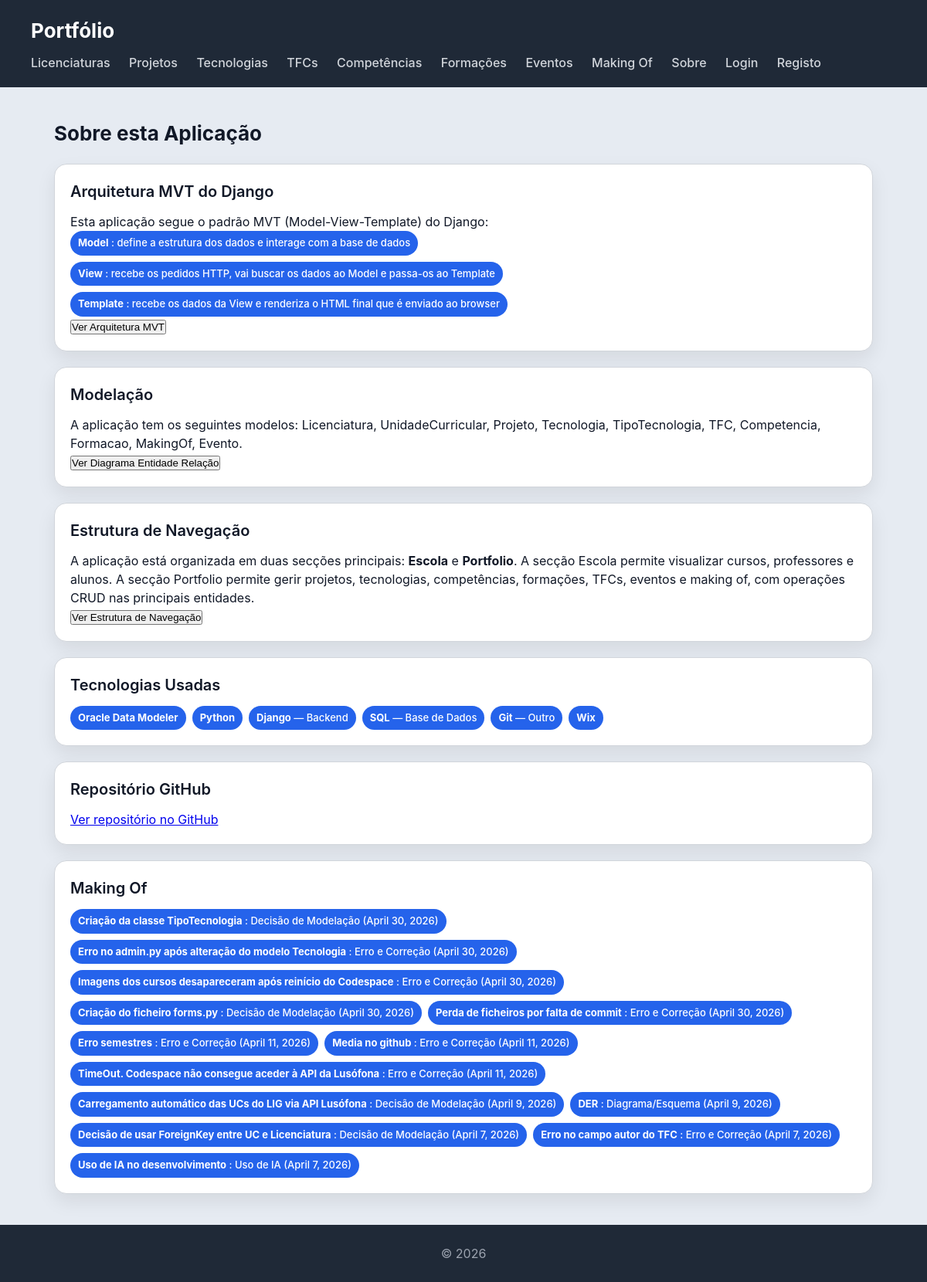
The page /portfolio/sobre/ on the database its author committed.
### portfolio/models.py (models this page shows, shortened)
class Tecnologia(models.Model):
    NIVEL_CHOICES = [
        (1, '⭐ Iniciante'),
        (2, '⭐⭐ Básico'),
        (3, '⭐⭐⭐ Intermédio'),
        (4, '⭐⭐⭐⭐ Avançado'),
        (5, '⭐⭐⭐⭐⭐ Expert'),
    ]
    nome = models.CharField(max_length=100)
    tipo = models.ForeignKey(TipoTecnologia, on_delete=models.SET_NULL, null=True, blank=True, related_name='tecnologias')
    descricao = models.TextField(blank=True)
    logo = models.ImageField(upload_to='tecnologias/', blank=True, null=True)
    link_oficial = models.URLField(blank=True)
    nivel_interesse = models.IntegerField(choices=NIVEL_CHOICES, default=3)
    projetos = models.ManyToManyField(Projeto, blank=True, related_name='tecnologias_usadas')

class TipoTecnologia(models.Model):
    TIPO_CHOICES = [
        ('frontend', 'Frontend'),
        ('backend', 'Backend'),
        ('base_dados', 'Base de Dados'),
        ('storage', 'Storage'),
        ('outro', 'Outro'),
    ]
    nome = models.CharField(max_length=100, choices=TIPO_CHOICES)
    def __str__(self):
        return self.get_nome_display()

class MakingOf(models.Model):
    TIPO_CHOICES = [
        ('decisao', 'Decisão de Modelação'),
        ('erro', 'Erro e Correção'),
        ('diagrama', 'Diagrama/Esquema'),
        ('foto', 'Foto do Caderno'),
        ('ia', 'Uso de IA'),
        ('outro', 'Outro'),
    ]
    titulo = models.CharField(max_length=200)
    tipo = models.CharField(max_length=50, choices=TIPO_CHOICES)
    descricao = models.TextField()
    foto = models.ImageField(upload_to='makingof/', blank=True, null=True)
    data = models.DateField(auto_now_add=True)
    entidade_relacionada = models.CharField(max_length=100, blank=True, help_text="Ex: Licenciatura, Projeto, TFC...")
    class Meta:
        ordering = ['-data']
        verbose_name = 'Making Of'
        verbose_name_plural = 'Making Of'

### portfolio/views.py (the view)
# urls.py: path('sobre/', views.sobre_view, name='sobre'),
def sobre_view(request):
    makingof = MakingOf.objects.all()
    tecnologias = Tecnologia.objects.all()
    return render(request, 'portfolio/sobre.html', {
        'makingof': makingof,
        'tecnologias': tecnologias,
    })

### portfolio/templates/portfolio/sobre.html
{% extends "portfolio/base.html" %}
{% load static %}
{% block content %}
<h2>Sobre esta Aplicação</h2>
<section>
  <article>
    <header><h3>Arquitetura MVT do Django</h3></header>
    <section>
      <p>Esta aplicação segue o padrão MVT (Model-View-Template) do Django:</p>
      <ul>
        <li><strong>Model</strong> : define a estrutura dos dados e interage com a base de dados</li>
        <li><strong>View</strong> : recebe os pedidos HTTP, vai buscar os dados ao Model e passa-os ao Template</li>
        <li><strong>Template</strong> : recebe os dados da View e renderiza o HTML final que é enviado ao browser</li>
      </ul>
      <a href="{% static 'portfolio/arquitetura.jpeg' %}" target="_blank">
        <button>Ver Arquitetura MVT</button>
      </a>
    </section>
  </article>
  <article>
    <header><h3>Modelação</h3></header>
    <section>
      <p>A aplicação tem os seguintes modelos: Licenciatura, UnidadeCurricular, Projeto, Tecnologia, TipoTecnologia, TFC, Competencia, Formacao, MakingOf, Evento.</p>
      <a href="{% static 'portfolio/der.jpeg' %}" target="_blank">
        <button>Ver Diagrama Entidade Relação</button>
      </a>
    </section>
  </article>
  <article>
    <header><h3>Estrutura de Navegação</h3></header>
    <section>
       <p>A aplicação está organizada em duas secções principais: <strong>Escola</strong> e <strong>Portfolio</strong>. A secção Escola permite visualizar cursos, professores e alunos. A secção Portfolio permite gerir projetos, tecnologias, competências, formações, TFCs, eventos e making of, com operações CRUD nas principais entidades.</p>
      <a href="{% static 'portfolio/navegacao.jpeg' %}" target="_blank">
        <button>Ver Estrutura de Navegação</button>
      </a>
    </section>
  </article>
  <article>
    <header><h3>Tecnologias Usadas</h3></header>
    <section>
      <ul>
        {% for tec in tecnologias %}
          <li>
            <strong>{{ tec.nome }}</strong>
            {% if tec.tipo %} — {{ tec.tipo }}{% endif %}
          </li>
        {% empty %}
          <li>Sem tecnologias registadas</li>
        {% endfor %}
      </ul>
    </section>
</article>
  <article>
    <header><h3>Repositório GitHub</h3></header>
    <section>
      <p><a href="https://github.com/JaciraLourenco/Project1-Portfolio-" target="_blank">Ver repositório no GitHub</a></p>
    </section>
  </article>
  <article>
    <header><h3>Making Of</h3></header>
    <section>
      <ul>
        {% for item in makingof %}
          <li><strong>{{ item.titulo }}</strong> : {{ item.get_tipo_display }} ({{ item.data }})</li>
        {% empty %}
          <li>Sem entradas no making of</li>
        {% endfor %}
      </ul>
    </section>
  </article>
</section>
{% endblock %}

### escola/static/escola/styles.css (style rules this page uses)
* { box-sizing: border-box; margin: 0; padding: 0; }
body { font-family: "Inter", "Segoe UI", system-ui, -apple-system, sans-serif; background: #e6ebf2; color: #111827; line-height: 1.5; }
h2 { margin-bottom: 20px; font-size: 26px; }
section > article { background: white; padding: 20px; border-radius: 16px; border: 1px solid #d1d5db; box-shadow: 0 10px 25px rgba(0,0,0,0.08); transition: all 0.25s ease; margin-bottom: 20px; }
article > header { margin-bottom: 12px; }
article > header > h3 { font-size: 20px; font-weight: 600; margin-bottom: 4px; }
article > section { margin-top: 10px; }
article > section > ul { list-style: none; display: flex; flex-wrap: wrap; gap: 8px; }
article > section > ul > li { background: #2563eb; color: white; padding: 6px 10px; border-radius: 999px; font-size: 13px; font-weight: 500; }

### rows shown on the page
Tecnologia: nome "Oracle Data Modeler"
Tecnologia: nome "Python"
Tecnologia: nome "Django", tipo "Backend"
Tecnologia: nome "SQL", tipo "Base de Dados"
Tecnologia: nome "Git", tipo "Outro"
Tecnologia: nome "Wix"
MakingOf: titulo "Criação da classe TipoTecnologia", tipo "Decisão de Modelação", data "April 30, 2026"
MakingOf: titulo "Erro no admin.py após alteração do modelo Tecnologia", tipo "Erro e Correção", data "April 30, 2026"
MakingOf: titulo "Imagens dos cursos desapareceram após reinício do Codespace", tipo "Erro e Correção", data "April 30, 2026"
MakingOf: titulo "Criação do ficheiro forms.py", tipo "Decisão de Modelação", data "April 30, 2026"
MakingOf: titulo "Perda de ficheiros por falta de commit", tipo "Erro e Correção", data "April 30, 2026"
MakingOf: titulo "Erro semestres", tipo "Erro e Correção", data "April 11, 2026"
MakingOf: titulo "Media no github", tipo "Erro e Correção", data "April 11, 2026"
MakingOf: titulo "TimeOut. Codespace não consegue aceder à API da Lusófona", tipo "Erro e Correção", data "April 11, 2026"
MakingOf: titulo "Carregamento automático das UCs do LIG via API Lusófona", tipo "Decisão de Modelação", data "April 9, 2026"
MakingOf: titulo "DER", tipo "Diagrama/Esquema", data "April 9, 2026"
MakingOf: titulo "Decisão de usar ForeignKey entre UC e Licenciatura", tipo "Decisão de Modelação", data "April 7, 2026"
MakingOf: titulo "Erro no campo autor do TFC", tipo "Erro e Correção", data "April 7, 2026"
MakingOf: titulo "Uso de IA no desenvolvimento", tipo "Uso de IA", data "April 7, 2026"
